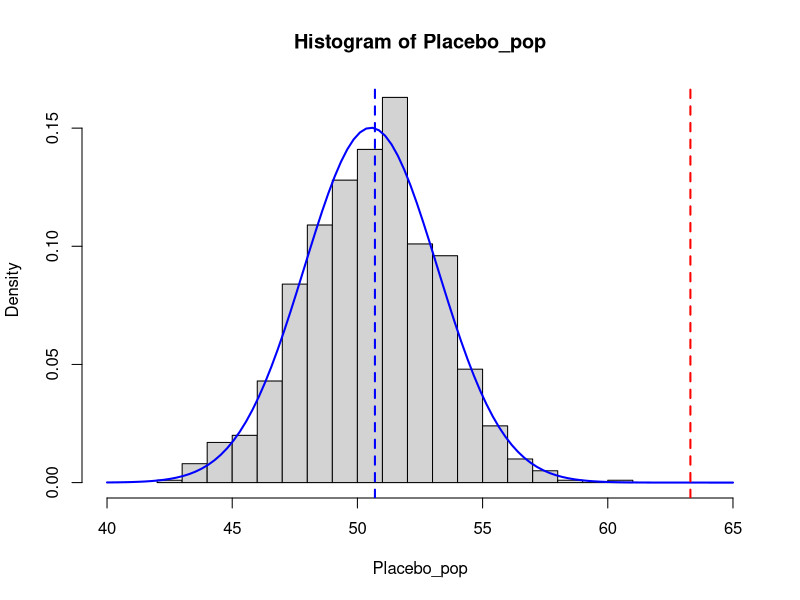

This chart was generated by the following R code:
## ---- chunk 1
knitr::opts_chunk$set(echo = TRUE, collapse = TRUE)
## ---- chunk 2
# population data
# simulate 1000 samples from a normal with the same parameters 
Placebo_pop = rnorm(1000, mean = 50.482, sd = 2.693)
head(Placebo_pop)

# write to file
# Placebo_pop = data.frame(value = Placebo_pop)
# write.table(Placebo_pop, file = "placebo_pop.csv", row.names = FALSE, col.names = FALSE)

# load from file
# Placebo_pop = read.table("placebo_pop2.csv", header=FALSE)
# Placebo_pop = Placebo_pop[,1]  # turns data frame into a simple vector
# head(Placebo_pop)

# sample data
Placebo = c(54,51,58,44,55,52,42,47,58,46)
Drug = c(54,73,53,70,73,68,52,65,65,60)
## ---- chunk 3
## check the parameters from the true population
paste("Pop. mean = ",round(mean(Placebo_pop),3),
      " ; Pop. SD = ",round(sd(Placebo_pop),4))

## check the parameters from the estimated population
paste("Sample mean = ",round(mean(Placebo),3),
      " ; Sample SD = ",round(sd(Placebo),4))
paste("Drug sample = ",round(mean(Drug),3),
      "; Drug sample = ",round(sd(Drug),4))
## ---- chunk 4
## visualize the distribution and sample means
hist(Placebo_pop, breaks=20, freq=FALSE, xlim=c(40,65))
xfit = seq(40,65,length=100)
yfit = dnorm(xfit,mean=mean(Placebo_pop),sd=sd(Placebo_pop))
lines(xfit,yfit,col="blue",lwd = 2)
abline(v = mean(Placebo), col="blue", lwd=2, lty=2)
abline(v = mean(Drug), col="red", lwd=2, lty=2)  # off scale
## ---- chunk 5
## t_critical: t-score for 97.5% area (range is from 2.5% to 97.5%)
## also need degrees of freedom for this distribution (length - 1)
##   df = same for Placebo and Drug (9)

# Placebo and Drug are the same length so this works for both df
t_0.975 = qt(p = 0.975, df = length(Placebo)-1)  # t-score for 97.5th percentile
paste0("t_crit = ",round(t_0.975,4))

# note this is bigger than the corresponding z-score would be
# n_0.975 = qnorm(p = 0.975)
# n_0.975


# placebo SEM
Pmean = mean(Placebo)
Pse=sd(Placebo)/sqrt(length(Placebo))
Pmean
Pse

# drug SEM
Dmean = mean(Drug)
Dse=sd(Drug)/sqrt(length(Drug))
Dmean
Dse

# placebo and drug 95% CI
c(Pmean - Pse * t_0.975, Pmean + Pse * t_0.975)
c(Dmean - Dse * t_0.975, Dmean + Dse * t_0.975)
## ---- chunk 6
# probably very significant b/c CI's do not overlap
## ---- chunk 7
# not for sure, but it's very unlikely since CI's don't overlap
## ---- chunk 8
# Placebo sample
t.test(Placebo, mu=mean(Placebo_pop))

# Drug sample
t.test(Drug, mu=mean(Placebo_pop))
## ---- chunk 9
# confidence intervals and p-values from t-tests
#str(Pt.test)

t.test(Placebo, mu=mean(Placebo_pop))$conf.int[1:2] # lower and upper CI limits
#t.test(Placebo, mu=mean(Placebo_pop))$conf.int      # also indicates 0.95 is the range

t.test(Drug, mu=mean(Placebo_pop))$conf.int[1:2]

t.test(Placebo, mu=mean(Placebo_pop))$p.value
t.test(Drug, mu=mean(Placebo_pop))$p.value

## ---- chunk 10
# mean difference
mean_diff = mean(Drug) - mean(Placebo)  # 12.6
mean_diff

# SE of the difference
se_diff = sqrt ( var(Placebo)/length(Placebo) + 
                   var(Drug) /length(Drug) )
se_diff

# critical t-value
t_crit = abs(qt(p=0.025, df=18))  # same as qt(p=0.975, df=18)
t_crit

# 95% CI
c(mean_diff - t_crit * se_diff, mean_diff +  t_crit * se_diff)
## ---- chunk 11
# compute the test statistic for the mean difference
t_score = mean_diff / se_diff
t_score

# compute a two-sided p-value
2*pt(q = t_score, 
     df = (length(Placebo)+length(Drug)-2), 
     lower.tail = F)

# perform two versions of a 2-sample test using R
t.test(Drug, Placebo, var.equal = T)  # equal variances
t.test(Drug, Placebo, var.equal = F)  # Welch (unequal variances)
## ---- chunk 12
pair_diff = Drug-Placebo

se_diff = sd(pair_diff)/sqrt(length(pair_diff))
t_stat = mean(pair_diff)/se_diff
t_stat
2*pt(t_stat, df=9, lower.tail = F)
## ---- chunk 13
# one-sample test: sample diff vs. Exp(mu) = 0
t.test(pair_diff, mu=0)

# paired t-test: t.test(treatment, control, ...)
t.test(Drug, Placebo, paired = T, var.equal = T)
